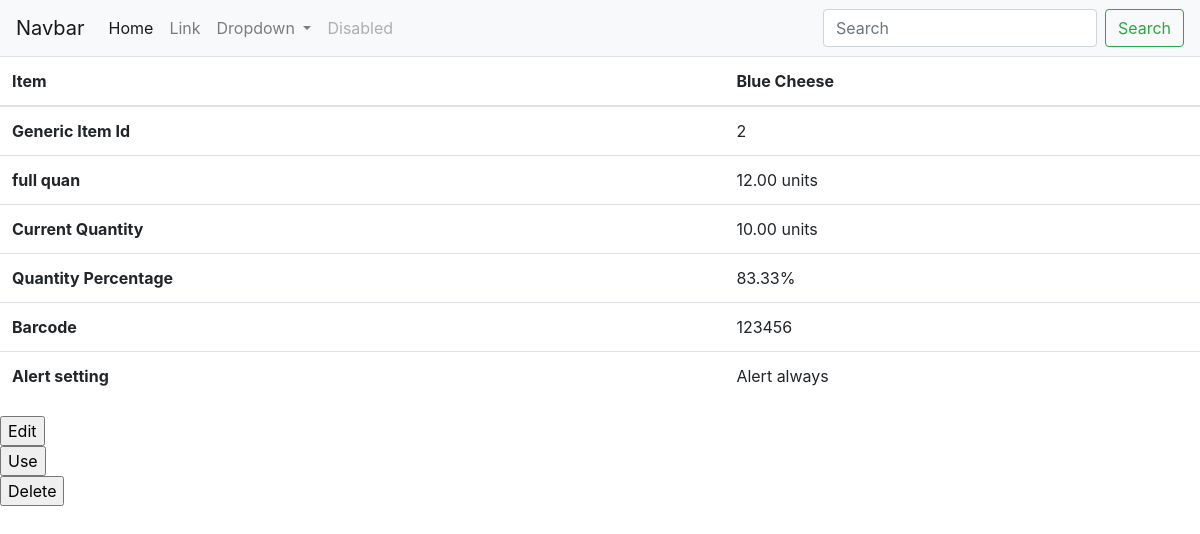
/inventory/2/, run on the app's committed database.
### inventory/models.py (models this page shows, shortened)
class Item(models.Model):
    item_alert_choices = (
        ('0', "Don't alert"),
        ('1', "Optional alert"),
        ('2', "Alert always"),
    )
    unit_choices = (
        ('u', "units"),
        ('oz', "oz"),
        ('g', "g"),
    )
    item_name = models.CharField(max_length=30)
    generic_item_id = models.PositiveIntegerField()
    full_quantity = models.DecimalField(max_digits=5, decimal_places=2)
    current_quantity = models.DecimalField(
        blank=True,
        null=True,
        max_digits=5,
        decimal_places=2
    )
    unit = models.CharField(
        max_length=2,
        choices=unit_choices,
        default='g'
    )
    quantity_percentage = models.DecimalField(
        default='100',
        max_digits=5,
        decimal_places=2
    )
    expiry_date = models.DateField(
        blank=True,
        null=True,
    )
    aeoo_bool = models.BooleanField(
        help_text="Set to true if item will expire quicker after it's opened, ex. Meat"
    )
    aeoo_int = models.PositiveIntegerField(
        blank=True,
        null=True,
        help_text='If item is an AEOO item, this is the number of days it will expire after being opened'
    )
    pack_bool = models.BooleanField(help_text='Set to true if item will need a QR code generated for each unit for effective tracking')
    pack_int = models.PositiveIntegerField(
        blank=True,
        null=True,
        help_text='If item is pack item, this is the number of required QR codes for this item'
    )
    aeoo_date = models.DateField(blank=True, null=True)
    barcode = models.CharField(max_length=12)
    indv_barcode = models.CharField(
        max_length=12,
        blank=True,
        help_text='Enter if units within an item are labeled for resale, ex. Beer'
    )
    price = models.DecimalField(
        max_digits=6,
        decimal_places=2,
        blank=True,
        null=True,)
    price_per_quantity = models.DecimalField(
        max_digits=5,
        decimal_places=2,
        blank=True,
        null=True,)
    item_alert = models.CharField(
        max_length=1,
        choices=item_alert_choices,
        default='2'
    )
    def __str__(self):
        return self.item_name

### inventory/views.py (the view)
# urls.py: path('<int:Item_id>/', views.view, name='view'),
def view(request, Item_id):
    item = Item.objects.get(id=Item_id)
    context = {'item': item}
    return render(request, 'inventory/view.html', context)

### inventory/templates/inventory/view.html (shortened to what this page needs)
{% extends "inventory/base.html" %}
{% block content %}
<table class="table">
        <thead>
          <tr>
            <th scope="col">Item</th>
            <th scope="col">{{item}}</th>
          </tr>
        </thead>
        <tbody>
          <tr>
            <th scope="row">Generic Item Id</th>
            <td>{{item.generic_item_id}}</td>
          </tr>
          <tr>
            <th scope="row">full quan</th>
            <td>{{item.full_quantity}} {{item.get_unit_display}}</td>
          </tr>
          <tr>
            <th scope="row">Current Quantity</th>
            <td>{{item.current_quantity}} {{item.get_unit_display}}</td>
          </tr>
          <tr>
            <th scope="row">Quantity Percentage</th>
            <td>{{item.quantity_percentage}}%</td>
          </tr>
          <tr>
            <th scope="row">Barcode</th>
            <td>{{item.barcode}}</td>
          </tr>
          {% if item.item_alert %}
          <tr>
            <th scope="row">Alert setting</th>
            <td>{{item.get_item_alert_display}}</td>
          </tr>
          {% endif %}
        </tbody>
      </table>
      <form action="{% url 'edit' item.id %}">
        <input type="submit" value="Edit" />
      </form>
      <form action="{% url 'use' item.id %}">
        <input type="submit" value="Use" />
      </form>
      <form action="{% url 'delete' item.id %}">
        <input type="submit" value="Delete" />
      </form>
{% endblock %}

### data on the page
Item: item_name "Blue Cheese", generic_item_id "2", full_quantity "12.00", unit "units", current_quantity "10.00", quantity_percentage "83.33", barcode "123456", item_alert "Alert always"
